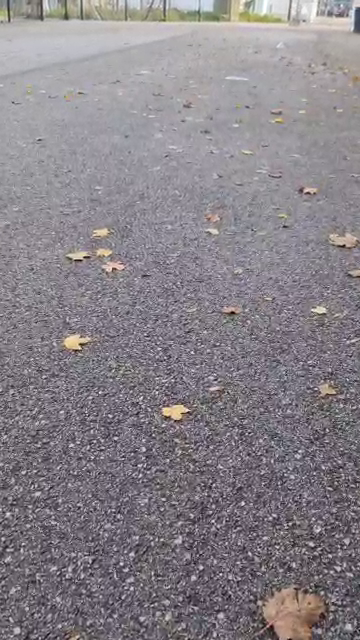
//> input picture frame 24 of VISION/DETECTION/Video/Default_Video_Test.mp4, 360 x 640 px
$ ./VisionVideoSat   (built with g++ and OpenCV 4)
//> lines starting //> are read from the running program, lines starting //| are printed output that depends on the picture; after the words box and inside, x2 and y2 are one past the last pixel; in counts of white or black regions, pixels touching at a corner belong together
#include <opencv2/opencv.hpp>
#include <iostream>
#include <algorithm>
#include <vector>
#include <unistd.h>
#include <cstdlib>


#define SAT_RANGE 30
#define DEBUG 0

void change_origin(cv::Rect* closest_rect, int img_y, int mid_width ){
    closest_rect->y = img_y - closest_rect->y;
    closest_rect->x -= mid_width;
}

int main() {
    // Ouvrir le flux vidéo

    cv::VideoCapture cap("/home/ros/PIF/VISION/DETECTION/Video/Default_Video_Test.mp4");

    std::cout << cv::getBuildInformation() << std::endl;
    if(!cap.isOpened()) {
        std::cout << "Erreur: Impossible d'ouvrir la vidéo." << std::endl;
        return EXIT_FAILURE;
    }

    cv::Mat frame, image_blurred, hsv, mask_others, mask_majority_color, kernel;
    std::vector<std::vector<cv::Point>> contours;

    u_int16_t mid_height = 0;
    u_int16_t mid_width = 0;


    while(1) {
        // Lire une nouvelle frame
        bool bSuccess = cap.read(frame);
//> frame is the input picture: 640 rows x 360 cols, CV_8UC3; mean B, G, R 136.5, 130.4, 136
        if (!bSuccess) {
            std::cout << "Fin de la vidéo" << std::endl;
            break;
        }
        mid_height = frame.rows / 2;
//> mid_height = 320
        mid_width = frame.cols / 2;
//> mid_width = 180

        cv::GaussianBlur(frame, image_blurred, cv::Size(9, 9), 3, 3); // Appliquer un filtre gaussien pour lisser l'image
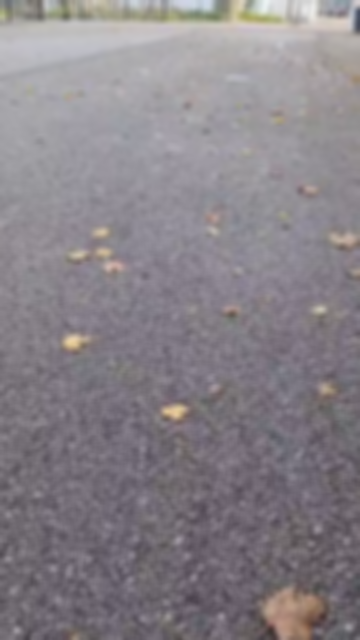
//> image_blurred: 640 rows x 360 cols, CV_8UC3; mean B, G, R 136.5, 130.4, 136
        cv::cvtColor(image_blurred, hsv, cv::COLOR_BGR2HSV); // Convertir l'image en espace couleur HSV
//> hsv: 640 rows x 360 cols, CV_8UC3; mean H, S, V 127.7, 17.8, 138.7

        // Calculer l'histogramme de la saturation (S)
        int histSize[] = { 256 };
        float s_ranges[] = { 0, 256 };
        const float* ranges[] = { s_ranges };
        int channels[] = { 1 }; // Utilisation du canal de saturation
        cv::Mat hist_sat;
        cv::calcHist(&hsv, 1, channels, cv::Mat(), hist_sat, 1, histSize, ranges, true, false);
//> hist_sat = 256 values, max 12921 at index 15, min 0 at index 117, mean 900

        // Trouver la saturation la plus fréquente
        double maxVal = 0;
        cv::Point maxLoc;
        cv::minMaxLoc(hist_sat, 0, &maxVal, 0, &maxLoc);
//> maxVal = 12921; maxLoc = Point(0, 15)

        // La saturation la plus fréquente sera l'indice de la valeur maximale
        // Déterminer les seuils pour isoler la couleur majoritaire basée sur la saturation
        // Créer un masque pour les couleurs qui ne sont pas dans la plage de la couleur majoritaire basée sur la saturation
        cv::inRange(hsv, cv::Scalar(0, std::max(maxLoc.y - SAT_RANGE, 0), 20),
                         cv::Scalar(180, std::min(maxLoc.y + SAT_RANGE, 255), 255), mask_majority_color);
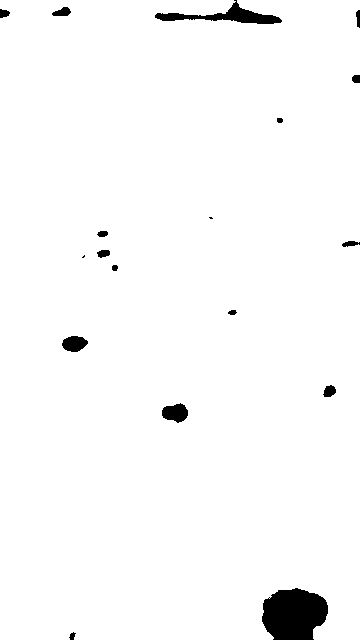
//> mask_majority_color: 640 rows x 360 cols, CV_8UC1; 97.8% white; 18 black regions (2 under 20 px), largest, box (x1, y1, x2, y2) and area: (262, 588, 328, 640) 2713, (155, 0, 282, 24) 1023, (162, 403, 188, 423) 368
        mask_others = ~mask_majority_color;

        // Optionnel: appliquer des opérations morphologiques pour nettoyer le masque
        kernel = cv::getStructuringElement(cv::MORPH_RECT, cv::Size(15, 15));
        cv::morphologyEx(mask_others, mask_others, cv::MORPH_OPEN, kernel);
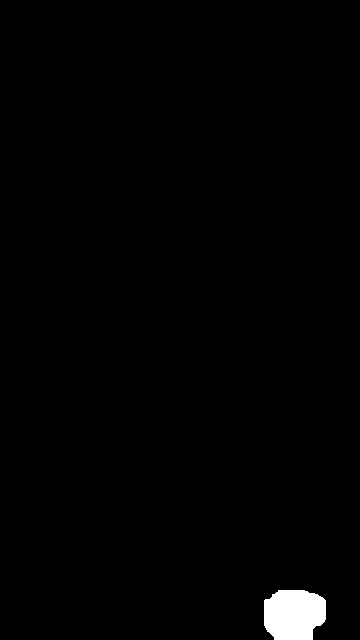
//> mask_others: 640 rows x 360 cols, CV_8UC1; 1.1% white; 1 white region, box (x1, y1, x2, y2) and area: (264, 590, 326, 640) 2649
        cv::morphologyEx(mask_others, mask_others, cv::MORPH_CLOSE, kernel);
//> mask_others: 640 rows x 360 cols, CV_8UC1; 1.2% white; 1 white region

        // Trouver les contours dans le masque des autres couleurs
        cv::findContours(mask_others.clone(), contours, cv::RETR_TREE, cv::CHAIN_APPROX_SIMPLE);
//> contours = 1 contour; box (x1, y1, x2, y2) and area: (264, 590, 326, 640) 2578
        u_int8_t count_area = 1;
        cv::Rect max_y_rect;
        max_y_rect.y= 0 ;

        for (size_t i = 0; i < contours.size(); i++) {
            double area = cv::contourArea(contours[i]);
            cv::Rect rect = cv::boundingRect(contours[i]);
            if ((rect.y >= mid_height) && ((area > 70) && (area < 1000))){ // Filtre basé sur la taille de l'objet

                if (rect.y > max_y_rect.y){
                    max_y_rect = rect;
                }

                if (DEBUG){
                    // Affichage de debug
                    std::cout<<"DEBUG count_area" <<count_area<<'\n';
                    std::cout << "[LOG] Forme " << count_area << " area: " << area << "\n";
                    cv::rectangle(frame, rect.tl(), rect.br(), cv::Scalar(0, 255, 0), 2);
                    std::string text = "#" + std::to_string(count_area) + " Area: " + std::to_string(static_cast<int>(area));
                    cv::Point textOrg(rect.x, rect.y - 10);
                    cv::putText(frame, text, textOrg, cv::FONT_HERSHEY_SIMPLEX, 0.8, cv::Scalar(0, 250, 0), 1);
                    cv::line(frame, {mid_width, 0}, {mid_width, frame.rows}, cv::Scalar(255, 0, 0));  // ligne vertical
                    cv::line(frame, {0, mid_height}, {frame.cols, mid_height}, cv::Scalar(0, 0, 255)); // ligne orizonthale
                }
                count_area++;
            }
        }
//> this loop made 1 pass
//> (area, rect) on pass 1: (2578, Rect(264, 590, 62, 50))
//> after the loop, max_y_rect = Rect(0, 0, 0, 0); count_area = 1
        change_origin(&max_y_rect, frame.rows, mid_width);
//> max_y_rect = Rect(-180, 640, 0, 0)
	std::cout<<"Frame row: "<<frame.rows << "Max y rect: " << max_y_rect.y << std::endl;
//| Frame row: 640Max y rect: 640
        std::cout<<"Closest pos x: "<<max_y_rect.x<<" y: "<<max_y_rect.y<<"\n";
//| Closest pos x: -180 y: 640
	cv::imshow("Detection de l'element", frame);
        cv::imshow("Masque des autres couleurs", mask_others);

        if (cv::waitKey(30) >= 0) break;
//> the Esc key is pressed
    }

    // Libérer le flux vidéo et détruire toutes les fenêtres
    cap.release();
    cv::destroyAllWindows();

    return 0;
}

$ run again, starting later in the video
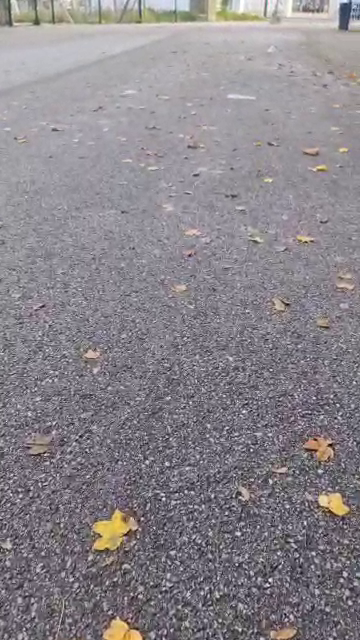
//> input picture frame 109 of VISION/DETECTION/Video/Default_Video_Test.mp4, 360 x 640 px
//> frame is the input picture: 640 rows x 360 cols, CV_8UC3; mean B, G, R 138.8, 133.2, 138
//> hsv: 640 rows x 360 cols, CV_8UC3; mean H, S, V 126.1, 18, 141.6
//> hist_sat = 256 values, max 14306 at index 14, min 0 at index 183, mean 900
//> maxVal = 14306; maxLoc = Point(0, 14)
//> `cv::inRange(hsv, cv::Scalar(0, std::max(maxLoc.y - SAT_RANGE, 0), 20),..`:
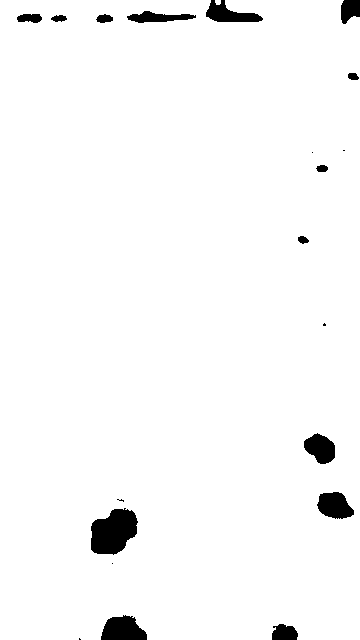
//> mask_majority_color: 640 rows x 360 cols, CV_8UC1; 97.3% white; 20 black regions (6 under 20 px), largest, box (x1, y1, x2, y2) and area: (91, 508, 138, 555) 1603, (101, 615, 147, 640) 858, (317, 492, 354, 519) 722
//> `cv::morphologyEx(mask_others, mask_others, cv::MORPH_OPEN, kernel);`:
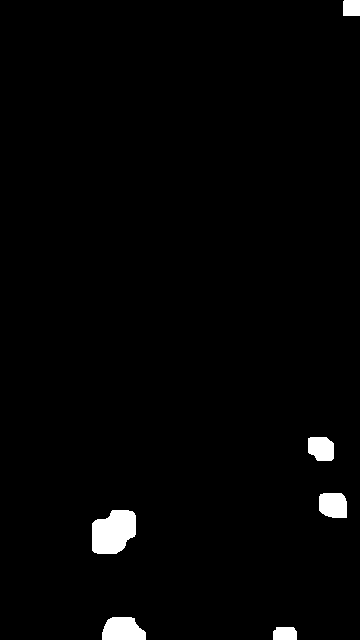
//> mask_others: 640 rows x 360 cols, CV_8UC1; 1.8% white; 6 white regions, box (x1, y1, x2, y2) and area: (92, 510, 136, 554) 1554, (102, 617, 146, 640) 834, (319, 493, 347, 518) 636, (308, 437, 334, 461) 545, (273, 627, 297, 640) 294, (343, 0, 360, 16) 271
//> contours = 6 contours; box (x1, y1, x2, y2) and area: (92, 510, 136, 554) 1482, (102, 617, 146, 640) 777, (319, 493, 347, 518) 591, (308, 437, 334, 461) 504, (273, 627, 297, 640) 260, (343, 0, 360, 16) 240
//> the loop `for (size_t i = 0; i < contours.size(); i++)` made 6 passes
//> (area, rect) on passes 2 to 6: (777, Rect(102, 617, 44, 23)), (1482, Rect(92, 510, 44, 44)), (591, Rect(319, 493, 28, 25)), (503.5, Rect(308, 437, 26, 24)), (240, Rect(343, 0, 17, 16))
//> after the loop `for (size_t i = 0; i < contours.size(); i++)`: count_area = 5
//> `change_origin(&max_y_rect, frame.rows, mid_width);`: max_y_rect = Rect(93, 13, 24, 13)
//| Frame row: 640Max y rect: 13
//| Closest pos x: 93 y: 13

$ run again, starting later in the video
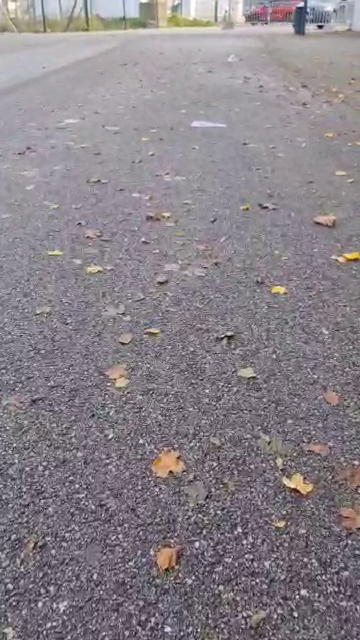
//> input picture frame 194 of VISION/DETECTION/Video/Default_Video_Test.mp4, 360 x 640 px
//> frame is the input picture: 640 rows x 360 cols, CV_8UC3; mean B, G, R 136.3, 130.2, 137.2
//> hsv: 640 rows x 360 cols, CV_8UC3; mean H, S, V 131.3, 18.8, 139.1
//> hist_sat = 256 values, max 17648 at index 16, min 0 at index 144, mean 900
//> maxVal = 17648; maxLoc = Point(0, 16)
//> `cv::inRange(hsv, cv::Scalar(0, std::max(maxLoc.y - SAT_RANGE, 0), 20),..`:
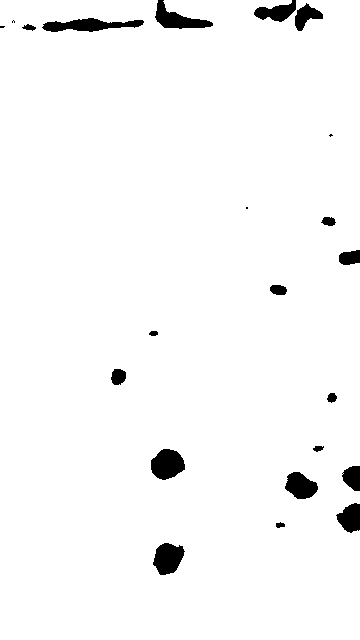
//> mask_majority_color: 640 rows x 360 cols, CV_8UC1; 97.2% white; 22 black regions (4 under 20 px), largest, box (x1, y1, x2, y2) and area: (42, 18, 144, 32) 834, (151, 449, 185, 480) 779, (155, 0, 213, 29) 725
//> `cv::morphologyEx(mask_others, mask_others, cv::MORPH_OPEN, kernel);`:
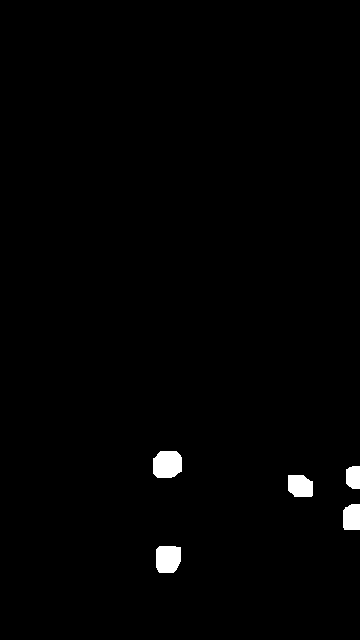
//> mask_others: 640 rows x 360 cols, CV_8UC1; 1.1% white; 5 white regions
//> contours = 5 contours; box (x1, y1, x2, y2) and area: (153, 451, 182, 478) 648, (156, 546, 181, 573) 573, (288, 475, 313, 497) 448, (343, 504, 360, 530) 377, (346, 466, 360, 489) 262
//> the loop `for (size_t i = 0; i < contours.size(); i++)` made 5 passes
//> (area, rect) on passes 2 to 5: (377, Rect(343, 504, 17, 26)), (448, Rect(288, 475, 25, 22)), (262, Rect(346, 466, 14, 23)), (647.5, Rect(153, 451, 29, 27))
//> after the loop `for (size_t i = 0; i < contours.size(); i++)`: count_area = 6
//> `change_origin(&max_y_rect, frame.rows, mid_width);`: max_y_rect = Rect(-24, 94, 25, 27)
//| Frame row: 640Max y rect: 94
//| Closest pos x: -24 y: 94
